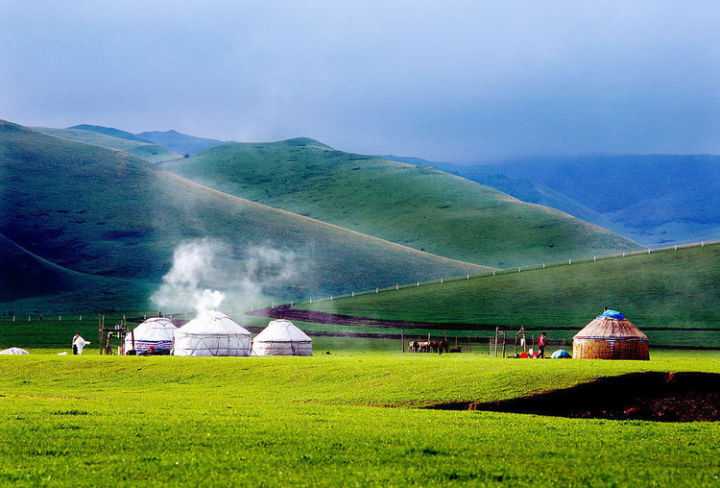
#> input picture SVD/压缩图片.png, 720 x 488 px
$ python '压缩图片.py'
#> lines starting #> are read from the running program, lines starting #| are printed output that depends on the picture
import matplotlib.pyplot as plt
import numpy as np
from PIL import Image

image = Image.open("压缩图片.png")
#> image is the input picture: PIL image 720x488 RGB; mean R, G, B 108.1, 138.4, 122.9
image_array = np.array(image)
# 进行奇异值分解
U, S, Vt = np.linalg.svd(image_array, full_matrices=False)
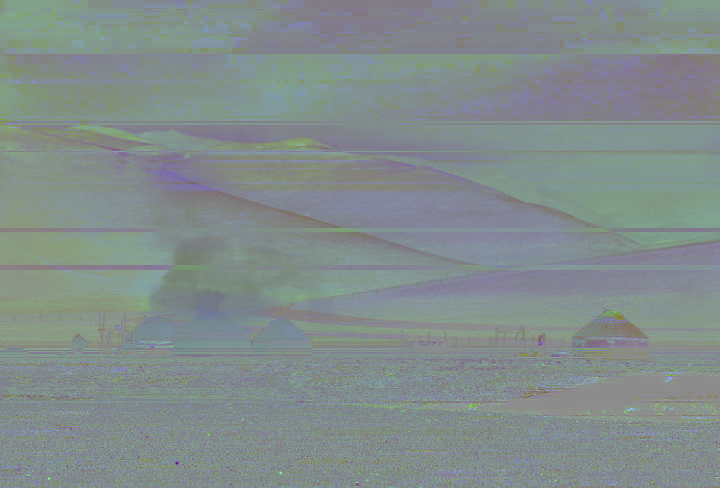
#> U: shape (488, 720, 3) float64; mean R, G, B -0.0351, 0.00289, 0.000426; drawn with min black and max white
#> S = 488 rows, first 8: [9954.7, 85.75, 22.04], [9950, 86.1, 20.85], [9935, 86.03, 20.86], [9926.2, 84.34, 19.43], [9907, 84.92, 18.77], [9888.8, 85.04, 18.58], [9870.4, 86.59, 26.53], [9864.1, 86.38, 26.53]

plt.Figure(figsize=(14,7))
plt.subplot(2,4,1)
plt.imshow(image_array)
plt.title('Original Image')
plt.axis('off')

ncom=[0.01,0.02,0.05,0.1,0.2,0.3]
i=1
for n in ncom:
    compression_ratio = n
    k = int(compression_ratio * min(image_array.shape))
    # 重构图像
#> (the run stopped early here; a loop or call above may not have finished)

$ run again, with SVD/彩图.png copied over SVD/压缩图片.png
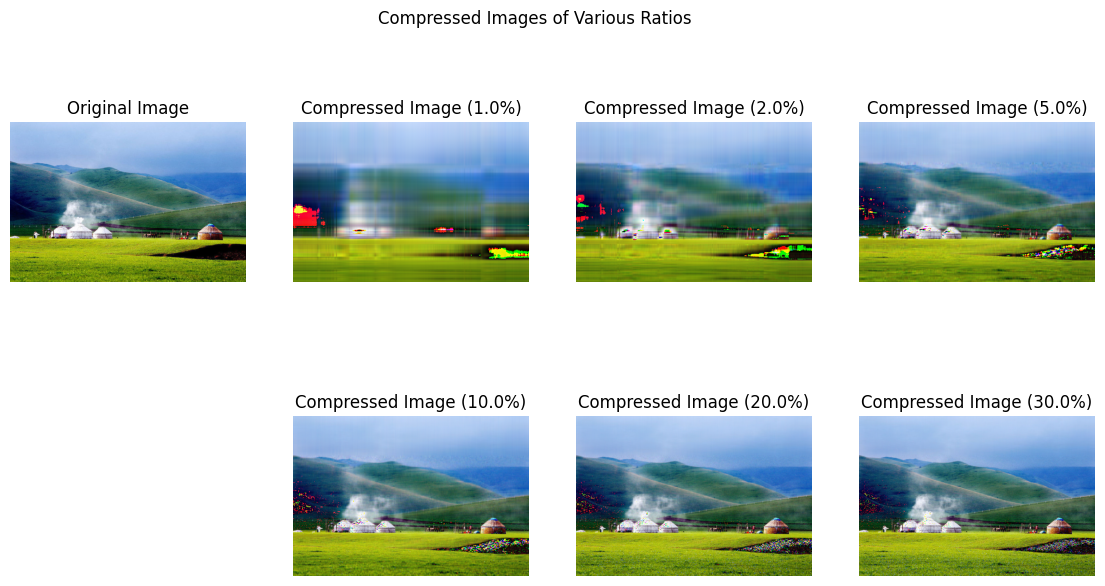
#> input picture SVD/彩图.png, 1105 x 586 px
#> image is the input picture: PIL image 1105x586 RGBA; mean R, G, B, A 192.9, 205, 198.5, 255
#> `U, S, Vt = np.linalg.svd(image_array, full_matrices=False)`:
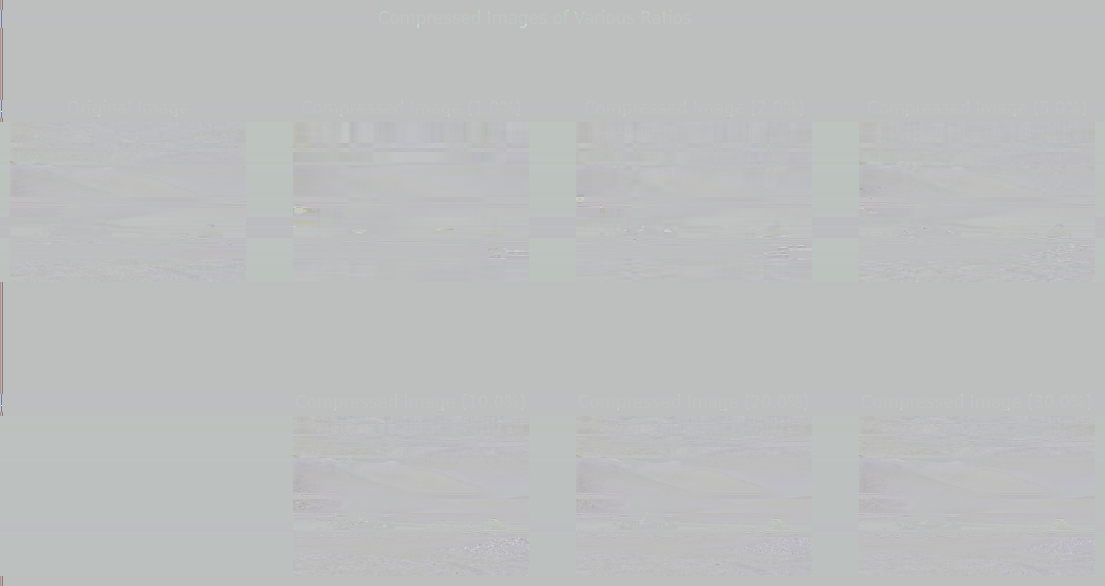
#> U: shape (586, 1105, 4) float64; mean R, G, B, A -0.0296, -0.00186, 6.03e-05, 2.27e-05; transparent parts drawn white
#> S = 586 rows, first 6: [16953.2, 1.15e-10, 1.16e-25, 2.76e-40], [16953.2, 1.15e-10, 1.16e-25, 2.76e-40], [16953.2, 1.15e-10, 1.16e-25, 2.76e-40], [16953.2, 1.15e-10, 1.16e-25, 2.76e-40], [16953.2, 1.15e-10, 1.16e-25, 2.76e-40], [16953.2, 1.15e-10, 1.16e-25, 2.76e-40]
